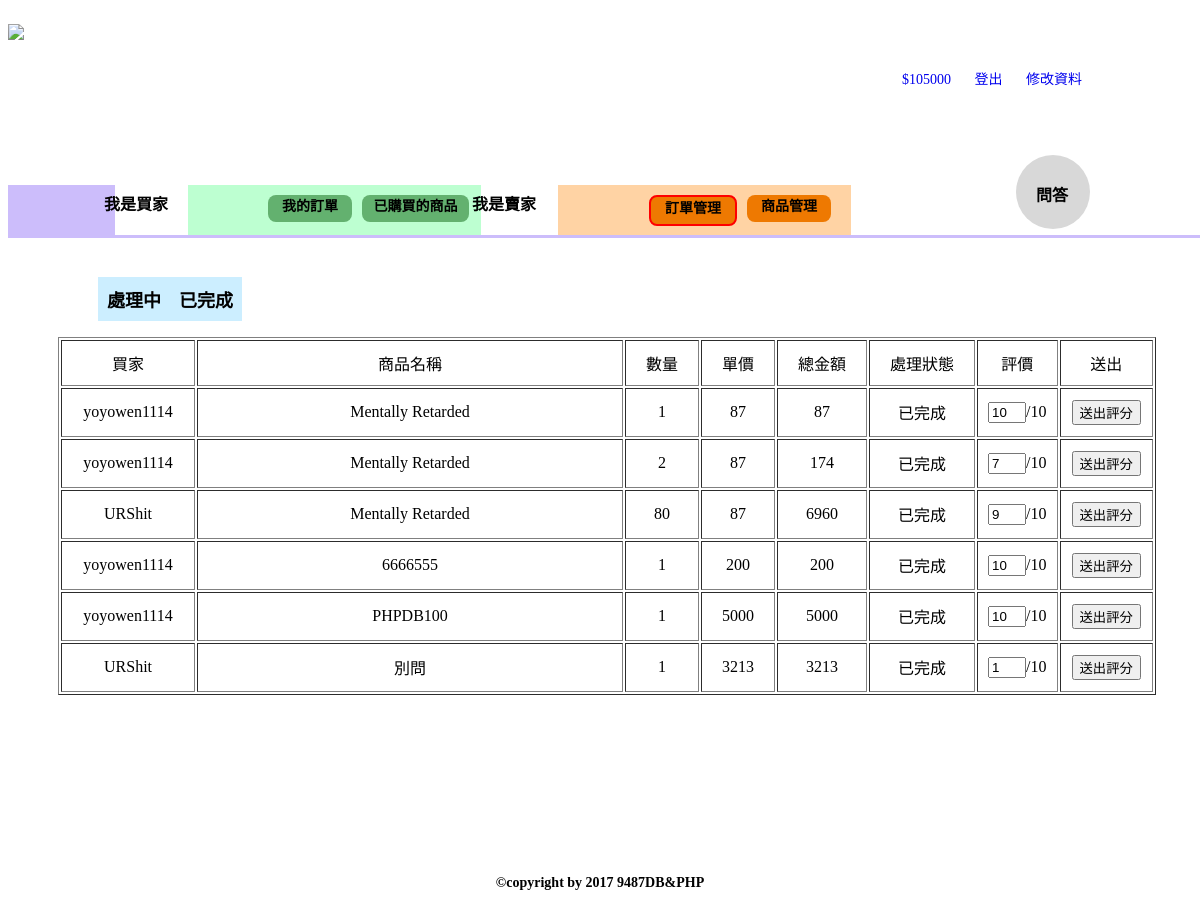
Page /saler_trade_finish.php (signed in) on the committed database.
### tables this page shows
CREATE TABLE `user` (
  `U_ID` varchar(12) NOT NULL DEFAULT '',
  `U_PW` varchar(20) DEFAULT NULL,
  `U_NAME` varchar(12) DEFAULT NULL,
  `U_BIRTH` date NOT NULL,
  `U_JOB` varchar(20) DEFAULT NULL,
  `U_GENDER` varchar(8) NOT NULL,
  `U_PHONE` varchar(15) DEFAULT NULL,
  `U_EMAIL` varchar(30) DEFAULT NULL,
  `U_MONEY` int(11) DEFAULT '0',
  `Post_Time` timestamp NOT NULL DEFAULT CURRENT_TIMESTAMP,
  `U_Right` tinyint(1) DEFAULT NULL
);

CREATE TABLE `purchase` (
  `Purchase_Code` varchar(15) NOT NULL DEFAULT '',
  `Buyer_ID` varchar(12) DEFAULT NULL,
  `P_Code` varchar(15) DEFAULT NULL,
  `Amount` int(11) DEFAULT NULL,
  `RateToSeller` int(11) DEFAULT NULL,
  `RateToBuyer` int(11) DEFAULT NULL,
  `isReceive` tinyint(1) DEFAULT '0',
  `Post_Time` timestamp NOT NULL DEFAULT CURRENT_TIMESTAMP
);

CREATE TABLE `product` (
  `P_Code` varchar(15) NOT NULL DEFAULT '',
  `P_NAME` varchar(50) DEFAULT NULL,
  `P_Price` int(11) DEFAULT NULL,
  `P_Inv` int(11) DEFAULT NULL,
  `P_SoldAmount` int(11) DEFAULT NULL,
  `P_ImgPath` varchar(100) DEFAULT NULL,
  `Seller_ID` char(12) DEFAULT NULL,
  `P_Game` varchar(15) NOT NULL,
  `P_Server` varchar(20) NOT NULL,
  `P_Classify` varchar(20) NOT NULL,
  `P_Present` varchar(500) DEFAULT NULL,
  `Post_Time` timestamp NOT NULL DEFAULT CURRENT_TIMESTAMP
);

### saler_trade_finish.php (the view, shortened to what this page needs)
<?php
	$UID = $_SESSION["ID"];
	$Link = mysqli_connect('localhost','phpholyshit','tingting123','9487');
	mysqli_query($Link, "SET NAMES UTF8");
?>
<!DOCTYPE html>
<html lang="en">
<head>
	<link rel="stylesheet" type="text/css" href="css/yoyo.css">
</head>
<body>
	<div class="user_wrap">
		<div class="user_header">
			<a href="index.php"><img src="pic/logo.png"></a>
			<div style="margin-right: 100px;" class="user_header_profile">
				<p>
				<?php $result = mysqli_query($Link,"SELECT U_MONEY FROM user WHERE U_ID = '$UID'");
					$row = mysqli_fetch_assoc($result);
					echo "<a style='padding:10px;' href='#' class='lid-member'>$".$row["U_MONEY"]."</a>"; ?>
				<?php echo "<a style='padding:10px;' href='index.php?&logout=yes' class='lid-member'>登出</a>"; ?>
				<a style='padding:10px;' href="edit-info.php">修改資料</a>
				</p>
			</div>
		</div>
		<div class="myorder_content1">
			<div class="sell"></div>
			<div class="text2">我是買家</div>
			<a href="myorder.php" class="htext2-1">我的訂單</a>
			<a href="order_history.php" class="text2-2">已購買的商品</a>
			<div class="text3">我是賣家</div>
			<a href="saler_trade_ing.php" class="htext3-1">訂單管理</a>
			<a href="onsale.php" class="text3-2">商品管理</a>
			<a href="#" class="myorder_q"></a>
			<a href="ask.php"><div class="text4">問答</div></a>
			<div class="myorder_line"></div>
		</div>
		<div class="choose">
			<div class="menu">
				<ul>
					<li><a href="saler_trade_ing.php">處理中</a></li>
					<li><a href="saler_trade_finish.php">已完成</a></li>
				</ul>
			</div>
		</div>
		<div class="myorder_content2">
			<table border="1" style="text-align: center; margin-top: 1em;margin-left: 50px;">
			<tr>
				<td style="padding: 10px 50px;">買家</td>
				<td style="padding: 10px 180px;">商品名稱</td>
				<td style="padding: 10px 20px;">數量</td>
				<td style="padding: 10px 20px;">單價</td>
				<td style="padding: 10px 20px;">總金額</td>
				<td style="padding: 10px 20px;">處理狀態</td>
				<td>評價</td>
				<td>送出</td>
			</tr>
			<?php
				$sql2 = "SELECT * FROM purchase, product WHERE (product.P_Code = purchase.P_Code AND product.Seller_ID = '$UID' AND purchase.isReceive = 1)";
				$result2 = mysqli_query($Link,$sql2);
				while ($row2 = mysqli_fetch_assoc($result2)) {?>
					<tr>
						<td><?php echo $row2["Buyer_ID"]; ?></td>
						<td><?php echo $row2["P_NAME"]; ?></td>
						<td><?php echo $row2["Amount"]; ?></td>
						<td><?php echo $row2["P_Price"]; ?></td>
						<td><?php echo $row2["P_Price"]*$row2["Amount"]; ?></td>
						<td>已完成</td>
						<?php
							echo "<form action='saler_trade_finish.php' method='get' id='rate'>";
						 	 ?>
						<td style="padding: 10px 10px;"><?php echo "<input type='number' size='1' style='width:30px;' name='ratetobuyer' value='$row2[RateToBuyer]'>/10"; ?></td>
						<?php
							echo "<td><input type='submit' name='' value='送出評分' style='margin:10px 10px;'></td>";
						?>
						</form>
					</tr>
				<?php }
			?>
			</table>
		</div>
	</div>
	<div style="margin-top: 180px;" class="footer">
			<p>©copyright by 2017 9487DB&PHP</p>
		</div>
</body>
</html>

### css/yoyo.css (style rules this page uses)
.footer { font-size: 14px; font-weight: 600; text-align: center; margin-top: 180px; }
.user_wrap { max-width: 1280px; margin: 0 auto; }
.user_header { margin-top: 24px; }
.user_header img { width: auto; height: 101.3px; float: left; margin-bottom: 25.7px; }
.user_header_profile { float: right; margin-top: 30px; margin-bottom: 25.7px; }
.user_header_profile p { font-family: PingFangTC; font-size: 14px; color: #1024a5; text-decoration: none; float: left; }
.user_header_profile a { text-decoration: none; }
.sell { width: 107px; height: 50px; background-color: #ccbdfb; float: left; margin-top: 30px; position: absolute; }
.text2 { font-family: PingFangTC; font-size: 16px; font-weight: 600; text-align: left; color: #000000; float: right; position: relative; right: 960px; top: 36px; }
.text2-2 { width: 107px; height: 27px; border-radius: 8px; background-color: #63b16f; font-family: PingFangTC; font-size: 14px; font-weight: 600; text-align: center; color: #000000; position: relative; left: 270px; top: 40px; display: block; text-decoration: none; float: left; }
.text3 { font-family: PingFangTC; font-size: 16px; font-weight: 600; text-align: left; color: #000000; float: right; position: relative; right: 528px; top: 36px; }
.text3-2 { width: 84px; height: 27px; border-radius: 8px; background-color: #ee7901; font-family: PingFangTC; font-size: 14px; font-weight: 600; text-align: center; color: #000000; position: relative; left: 460px; top: 40px; display: block; text-decoration: none; float: left; }
.myorder_q { width: 74px; height: 74px; background-color: #d8d8d8; border-radius: 99em; position: relative; left: 90px; float: right; }
.text4 { font-family: PingFangTC; font-size: 16px; font-weight: 600; text-align: left; color: #000000; float: right; position: relative; left: 142px; top: 27px; }
.myorder_line { width: 1200px; height: 3px; border-top: solid 3px #ccbdfb; margin-top: 6px; float: left; margin-bottom: 20px; }
.htext2-1 { width: 84px; height: 27px; border-radius: 8px; background-color: #63b16f; font-family: PingFangTC; font-size: 14px; font-weight: 600; text-align: center; color: #000000; position: relative; left: 260px; top: 40px; display: block; text-decoration: none; float: left; }
.htext3-1 { width: 84px; height: 27px; border-radius: 8px; background-color: #ee7901; border: solid 2px #ff0000; font-family: PingFangTC; font-size: 14px; font-weight: 600; text-align: center; color: #000000; position: relative; left: 450px; top: 40px; display: block; text-decoration: none; float: left; }
.choose { margin-left: 50px; }
.choose a { text-decoration: none; color: #000000; }
.menu ul li { float: left; display: inline; }
.menu a { display: block; background: #CCEEFF; padding: 0.5em; text-decoration: none; text-align: center; font-size: 18px; font-weight: 600; }
.user_header a img { height: 105px; }
.footer { margin-top: 30px; }

### rows in the picture
user: U_MONEY "105000"
purchase: Buyer_ID "yoyowen1114", P_Code.P_NAME "Mentally Retarded", Amount "1", P_Code.P_Price "87", $row2['P_Price']*$row2['Amount'] "87", ratetobuyer "10"
purchase: Buyer_ID "yoyowen1114", P_Code.P_NAME "Mentally Retarded", Amount "2", P_Code.P_Price "87", $row2["P_Price"]*$row2["Amount"] "174", ratetobuyer "7"
purchase: Buyer_ID "URShit", P_Code.P_NAME "Mentally Retarded", Amount "80", P_Code.P_Price "87", $row2["P_Price"]*$row2["Amount"] "6960", ratetobuyer "9"
purchase: Buyer_ID "yoyowen1114", P_Code.P_NAME "6666555", Amount "1", P_Code.P_Price "200", $row2['P_Price']*$row2['Amount'] "200", ratetobuyer "10"
purchase: Buyer_ID "yoyowen1114", P_Code.P_NAME "PHPDB100", Amount "1", P_Code.P_Price "5000", $row2['P_Price']*$row2['Amount'] "5000", ratetobuyer "10"
purchase: Buyer_ID "URShit", P_Code.P_NAME "別問", Amount "1", P_Code.P_Price "3213", $row2['P_Price']*$row2['Amount'] "3213", ratetobuyer "1"
